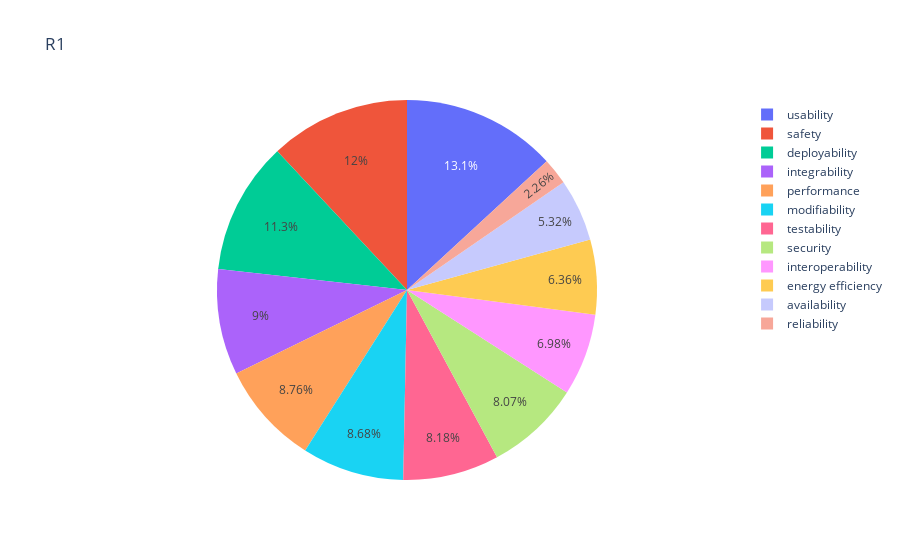

Notebook cell for this chart:
### Code cell
import plotly.express as px
px.pie(r1, names=r1.index, values="nsimilar", title="R1")

### Figure 1 — Plotly figure (JSON) as saved in the notebook; plotly's stock layout.template omitted (floating-point values rounded to 4 significant figures)
{"data": [{"domain": {"x": [0.0, 1.0], "y": [0.0, 1.0]}, "hovertemplate": "qa=%{label}<br>nsimilar=%{value}<extra></extra>", "labels": ["usability", "safety", "deployability", "integrability", "performance", "modifiability", "testability", "security", "interoperability", "energy efficiency", "availability", "reliability"], "legendgroup": "", "name": "", "showlegend": true, "values": [81624, 74280, 69972, 55903, 54407, 53923, 50777, 50093, 43368, 39520, 33043, 14009], "type": "pie"}], "layout": {"legend": {"tracegroupgap": 0}, "title": {"text": "R1"}}}
